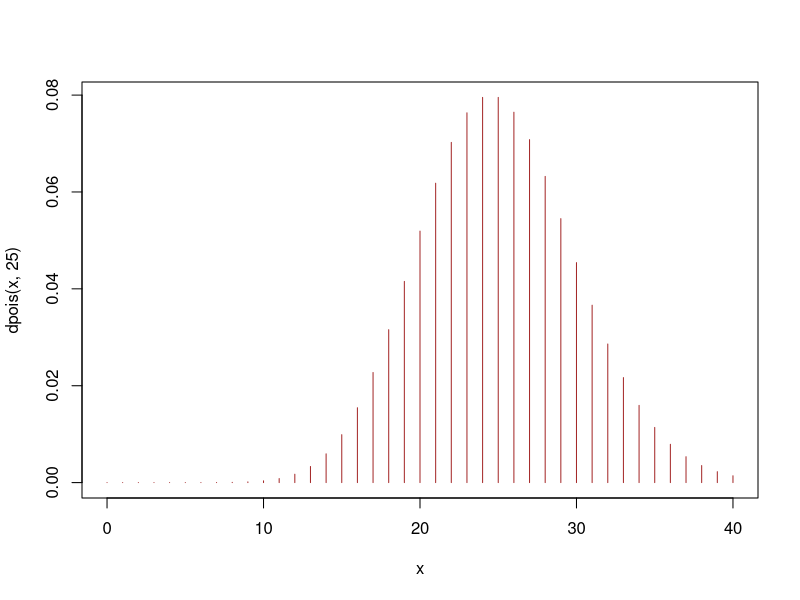
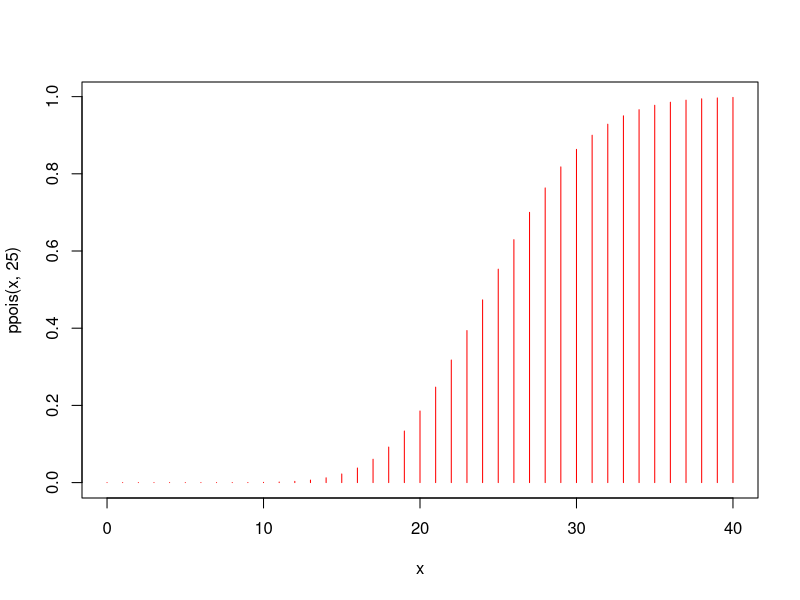
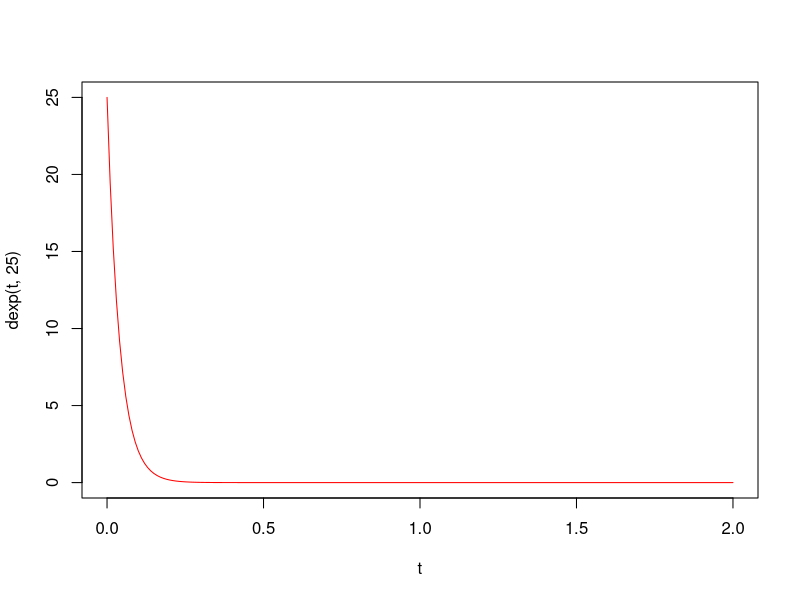
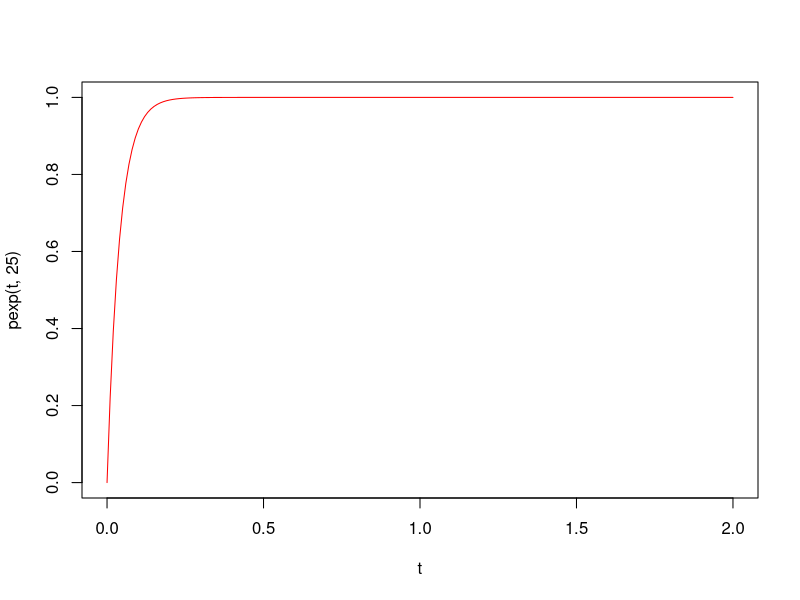

Reproduce these figures in R, in order.
#Sesion 4

dpois(30, 25)
# Te hace la V.A de Poisson que es dpois(x, landa)
(exp(-25)*25^30)/factorial(30)

x <- 0:40
dpois(x, 25)

plot(x, dpois(x,25),type="h", col= "brown")

ppois(30, 25)

# la probabilidad de que reciba 30 llamadas cuando de media me dan 25 llamadas

plot(x, ppois(x, 25), type = "h", col= "red")

ppois(25, 25)- ppois(19, 25)

#####################

t <- seq(0,2, 0.01)
t
dexp(t, 25)
plot(t, dexp(t, 25), type= "l", col = "red") # dexp te calcula la densidad de llamadas entre 2 llamadas
plot(t, pexp(t, 25), type= "l", col = "red")
# pexp es la funcion de masa de probabilidad
1- pexp(0.052, 25)

mean(rexp(n = 500000,25))
1/25
